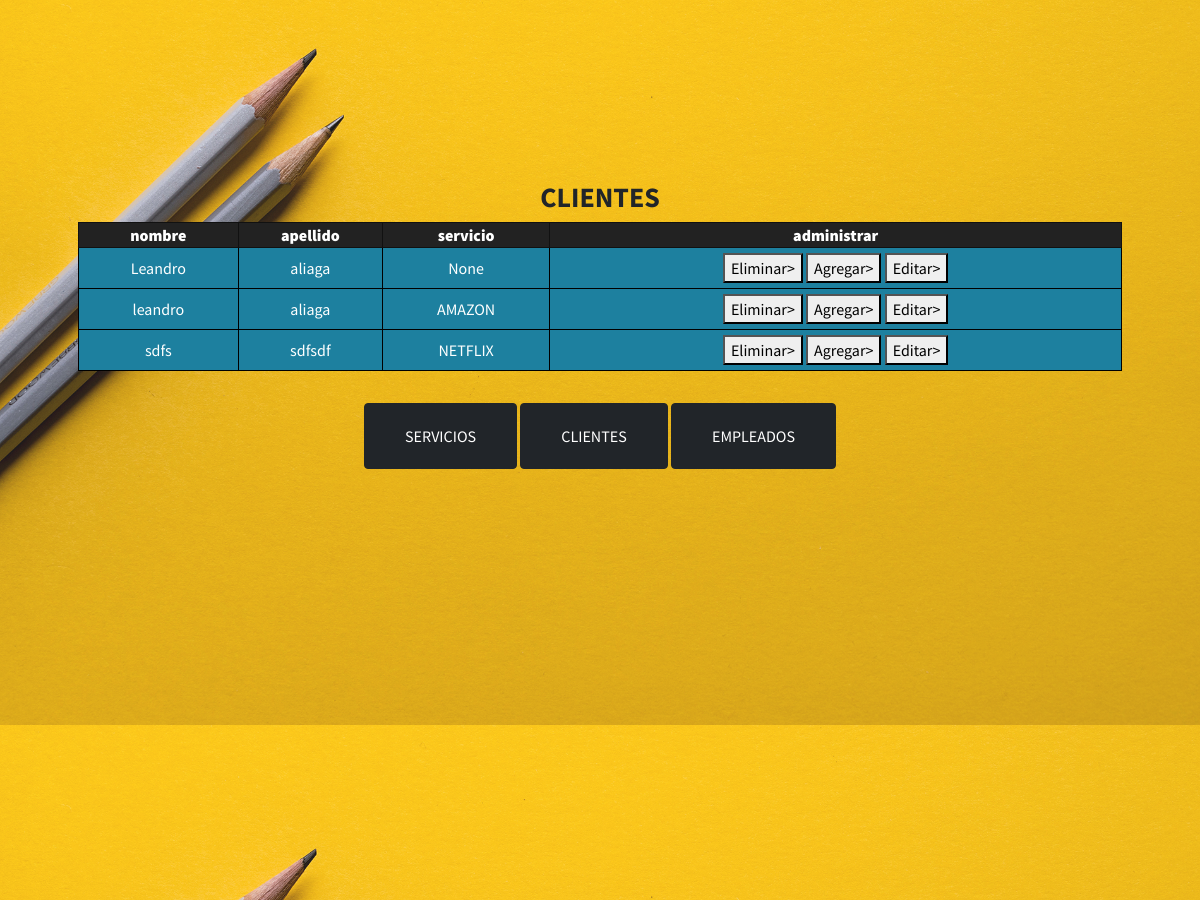
The app's page /streamingCenter/mostrar/ (middle part), older data.
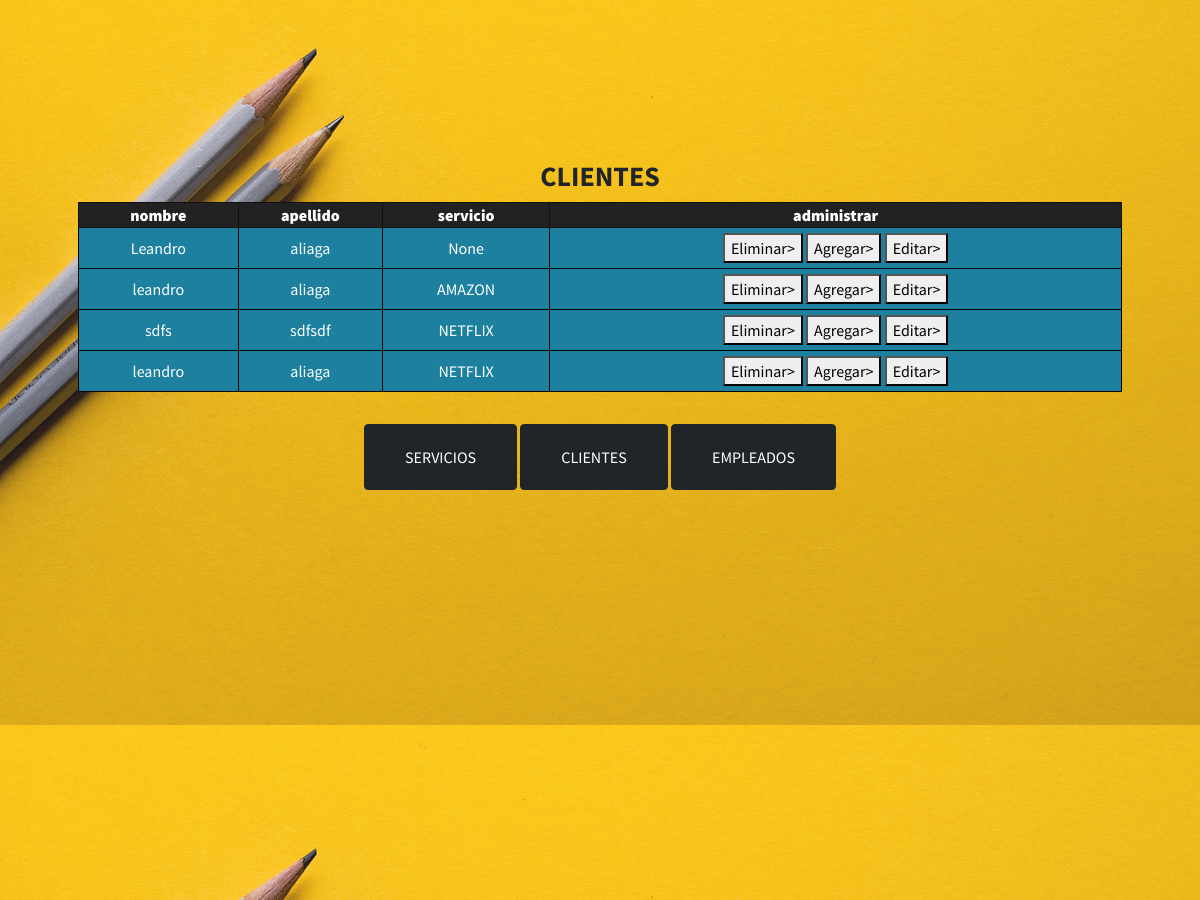
The same page, newer data.
### clientes/models.py (models this page shows, shortened)
class Cliente(models.Model):
    nombre = models.CharField(max_length=30)
    apellido = models.CharField(max_length=30)
    fechaVencimiento = models.DateField()
    email = models.EmailField(max_length=254)
    contraseña = models.CharField(max_length=30)
    servicio = models.CharField(max_length=30)

### clientes/views.py (the view)
# urls.py: path("mostrar/", views.mostrarDatos, name ="mostrarDatos"),
def mostrarDatos(request):
    clientes = Cliente.objects.all()
    empleados = Empleados.objects.all()
    servicios = Servicios.objects.all()
    return render(request, 'clientes/mostrar_datos.html', {'clientes': clientes, 'empleados': empleados, 'servicios': servicios})

### clientes/Templates/clientes/mostrar_datos.html (shortened to what this page needs)
{% extends "clientes/padre.html"  %}
{% load static %}
{% block headerdos %}
<section class="" id="clientes">
    <header class="masthead d-flex align-items-center">
        <div class="container px-4 px-lg-5 text-center">
            <div>
                <h3>CLIENTES </h3>
                    <table>
                        <tr>
                            <th><strong>nombre</strong></th>
                            <th><strong>apellido</strong></th>
                            <th><strong>servicio</strong></th>
                            <th><strong>administrar</strong></th>
                        </tr>
                        {% for c in clientes %}
                        <tr>
                            <td>{{c.nombre}}</td>
                            <td>{{c.apellido}}</td>
                            <td>{{c.servicio}}</td>
                            <td>
                                <button>
                                    <a class = "boton_administrar"href="{% url 'eliminarCliente' c.id %}"> Eliminar</a>></a>
                                </button>
                                <button>
                                    <a class = "boton_administrar"href="{% url 'agregarCliente' %}"> Agregar</a>></a>
                                </button>
                                <button>
                                    <a class = "boton_administrar"href="{% url 'editarCliente' c.id %}"> Editar</a>></a>
                                </button>
                            </td>
                        </tr>
                        {% endfor %}
                    </table>
                    <div class="content-section-heading">
                        <a class="btn btn-dark btn-xl" href="#servicios">SERVICIOS</a>
                        <a class="btn btn-dark btn-xl" href="#clientes">CLIENTES</a>
                        <a class="btn btn-dark btn-xl" href="#empleados">EMPLEADOS</a>
                    </div>
            </div>
        </div>
    </header>
</section>
{% endblock %}
{% block headertres %}
<section class="" id="empleados">
    <header class="masthead d-flex align-items-center">
    </header>
</section>
{% endblock %}

Row changes from the older to the newer data that the page shows:
added Cliente: nombre "leandro", apellido "aliaga", servicio "NETFLIX"
